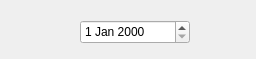
<?xml version="1.0" encoding="UTF-8"?>
<ui version="4.0">
 <class>DialogNotice</class>
 <widget class="QDialog" name="DialogNotice">
  <property name="geometry">
   <rect>
    <x>0</x>
    <y>0</y>
    <width>256</width>
    <height>59</height>
   </rect>
  </property>
  <property name="windowTitle">
   <string>Dialog</string>
  </property>
  <property name="styleSheet">
   <string notr="true"/>
  </property>
  <widget class="QDateEdit" name="dateEdit">
   <property name="geometry">
    <rect>
     <x>80</x>
     <y>20</y>
     <width>110</width>
     <height>24</height>
    </rect>
   </property>
  </widget>
 </widget>
 <resources/>
 <connections/>
</ui>
